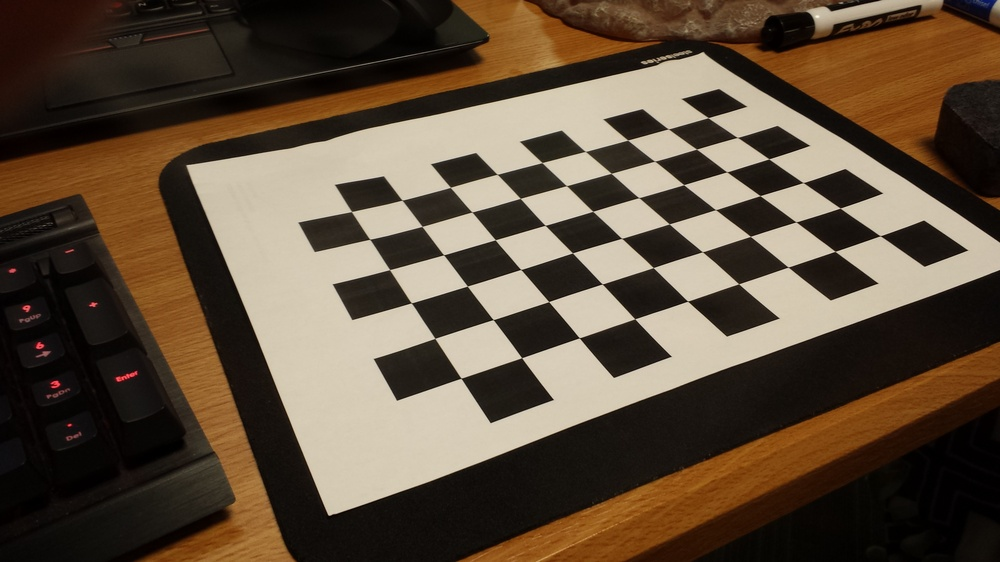
#> input picture calibration/20170226_010207.jpg, 1000 x 562 px, shrunk from 4128 x 2322 before the run; its folder holds only this picture in this run
$ python cam_cal.py
#> lines starting #> are read from the running program, lines starting #| are printed output that depends on the picture; after the words box and inside, x2 and y2 are one past the last pixel; in counts of white or black regions, pixels touching at a corner belong together; long printed decimals are rounded
import numpy as np
import cv2
import glob

# termination criteria
criteria = (cv2.TERM_CRITERIA_EPS + cv2.TERM_CRITERIA_MAX_ITER, 30, 0.001)

# prepare object points, like (0,0,0), (1,0,0), (2,0,0) ....,(6,5,0)
objp = np.zeros((6*9,3), np.float32)
objp[:,:2] = np.mgrid[0:9,0:6].T.reshape(-1,2)

# Arrays to store object points and image points from all the images.
objpoints = [] # 3d point in real world space
imgpoints = [] # 2d points in image plane.

images = glob.glob('*.jpg')

for fname in images:
    img = cv2.imread(fname)
#> img is the input picture: shape (562, 1000, 3); mean B, G, R 59.6, 77, 93.2
    gray = cv2.cvtColor(img,cv2.COLOR_BGR2GRAY)
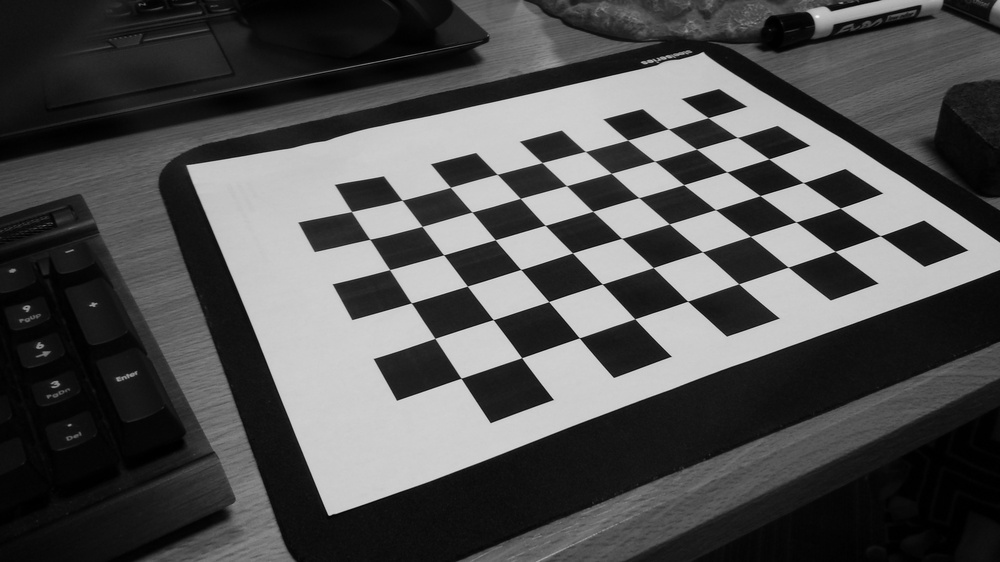
#> gray: shape (562, 1000); min 0, max 249, mean 79.9
    cv2.waitKey(0)
    cv2.destroyAllWindows()

    # Find the chess board corners
    ret, corners = cv2.findChessboardCorners(gray, (9,6),None)
#> ret = True; corners = 54 rows, first 8: [880.2, 235.7], [835.1, 251.4], [788.1, 267.2], [738.6, 283.7], [687.6, 301.1], [634.7, 318.7], [579.3, 337.8], [521.6, 357.6]

    # If found, add object points, image points (after refining them)
    if ret == True:
        objpoints.append(objp)

        cv2.cornerSubPix(gray,corners,(11,11),(-1,-1),criteria)
        imgpoints.append(corners)

        # Draw and display the corners
        cv2.drawChessboardCorners(img, (9,6), corners,ret)
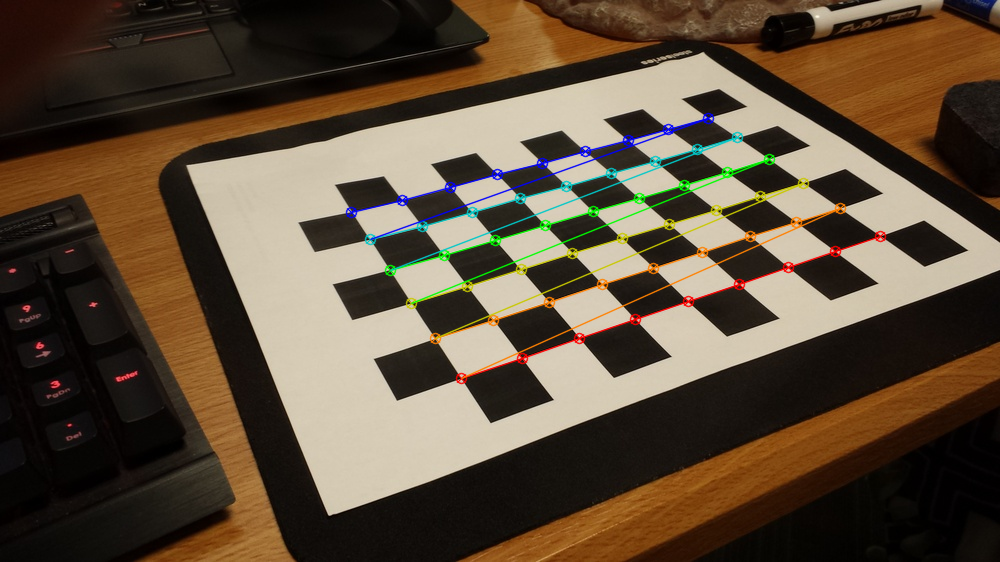
#> img: shape (562, 1000, 3); 2.92% of pixels changed, all inside (x1, y1, x2, y2) = (345, 112, 887, 385)
        #cv2.imshow('img',img)
        print("worked " + fname)
        cv2.waitKey(0)

cv2.destroyAllWindows()

ret, mtx, dist, rvecs, tvecs = cv2.calibrateCamera(objpoints, imgpoints, gray.shape[::-1],None,None)
#> ret = 0.408; mtx = [[906.1, 0, 498.1], [0, 913.9, 302.8], [0, 0, 1]]; dist = [[0.144, 0.123, -0.00162, -0.00327, -2.31]]; rvecs = ([-0.249, 1.19, 2.44],); tvecs = ([6.66, -1.16, 15.99],)

img = cv2.imread(glob.glob('*.jpg')[0])
h,  w = img.shape[:2]
#> h = 562; w = 1000
newcameramtx, roi=cv2.getOptimalNewCameraMatrix(mtx,dist,(w,h),1,(w,h))
#> newcameramtx = [[659.7, 0, 531.5], [0, 748.9, 248.8], [0, 0, 1]]; roi = (169, 6, 727, 451)

print(str(newcameramtx) + " mothafucka")
#| [[659.689   0.         531.488]
#|  [  0.         748.938 248.781]
#|  [  0.           0.           1.        ]] mothafucka

$ run again, on calibration/20170226_010224.jpg
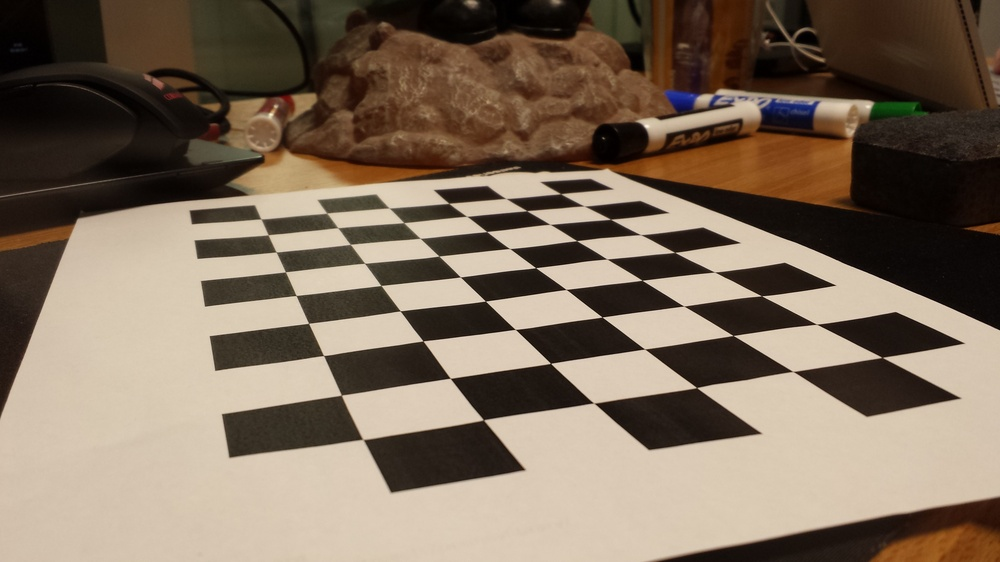
#> input picture calibration/20170226_010224.jpg, 1000 x 562 px, shrunk from 4128 x 2322 before the run
#> img is the input picture: shape (562, 1000, 3); mean B, G, R 92.5, 109.6, 126.1
#> `gray = cv2.cvtColor(img,cv2.COLOR_BGR2GRAY)`:
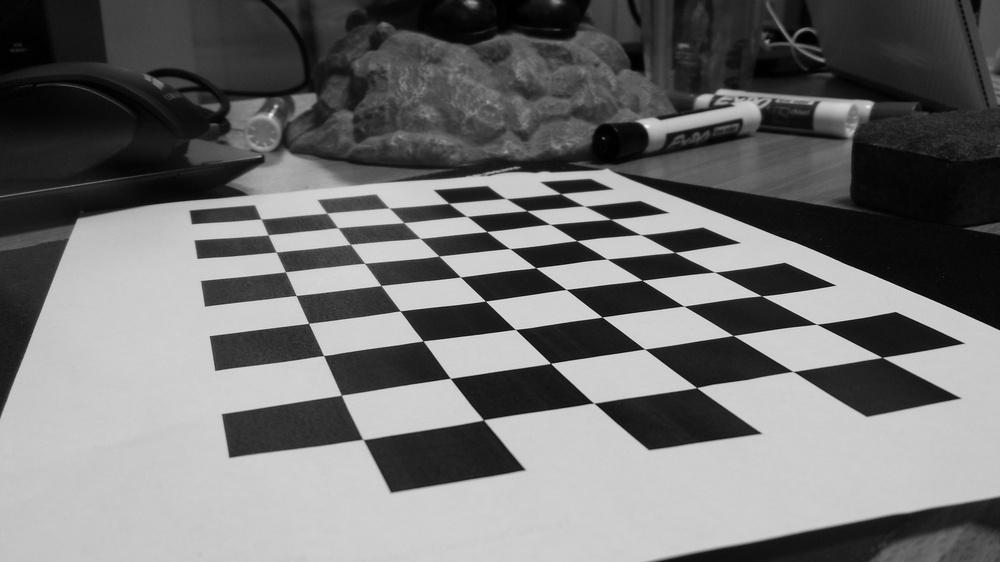
#> gray: shape (562, 1000); min 0, max 244, mean 112.6
#> `ret, corners = cv2.findChessboardCorners(gray, (9,6),None)`: ret = True; corners = 54 rows, first 8: [560.6, 193.6], [584, 206], [610.4, 219.3], [640.4, 234.6], [674.7, 252.4], [714.5, 272], [761.6, 295.7], [816.5, 324.2]
#> `cv2.drawChessboardCorners(img, (9,6), corners,ret)`:
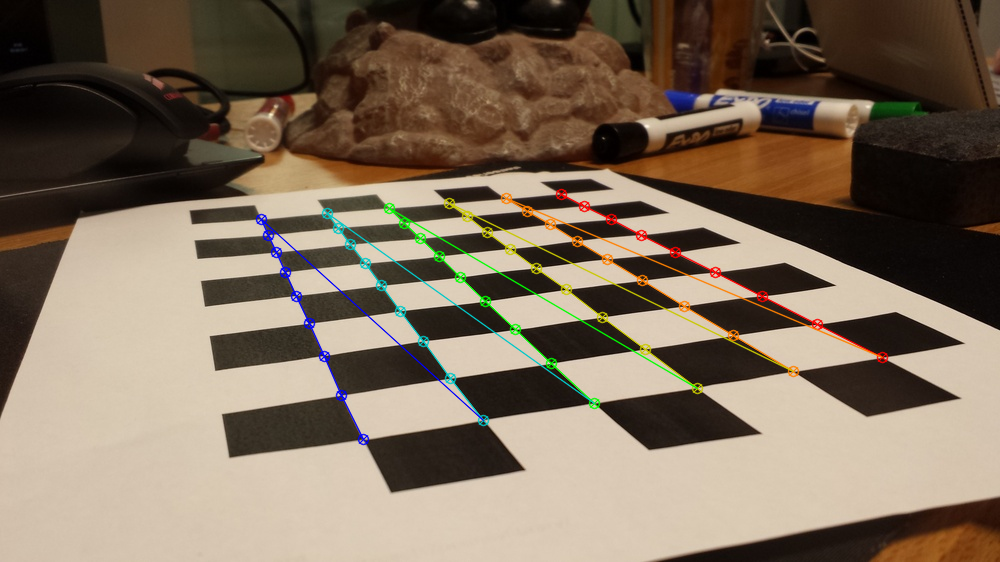
#> img: shape (562, 1000, 3); 2.4% of pixels changed, all inside (x1, y1, x2, y2) = (255, 188, 889, 446)
#> `ret, mtx, dist, rvecs, tvecs = cv2.calibrateCamera(objpoints, imgpoint..`: ret = 0.723; mtx = [[983.6, 0, 506.1], [0, 1801.4, 294.5], [0, 0, 1]]; dist = [[0.149, 0.0795, 0.00195, -0.00213, -3.41]]; rvecs = ([-1.2, 0.859, 1.01],); tvecs = ([0.941, -0.949, 16.93],)
#> newcameramtx = [[929.4, 0, 509], [0, 1700.9, 297.6], [0, 0, 1]]; roi = (20, 23, 964, 523)
#| [[9.29366152e+02 0.00000000e+00 5.08995027e+02]
#|  [0.00000000e+00 1.70093709e+03 2.97551505e+02]
#|  [0.00000000e+00 0.00000000e+00 1.00000000e+00]] mothafucka

$ run again, on calibration/20170226_010228.jpg
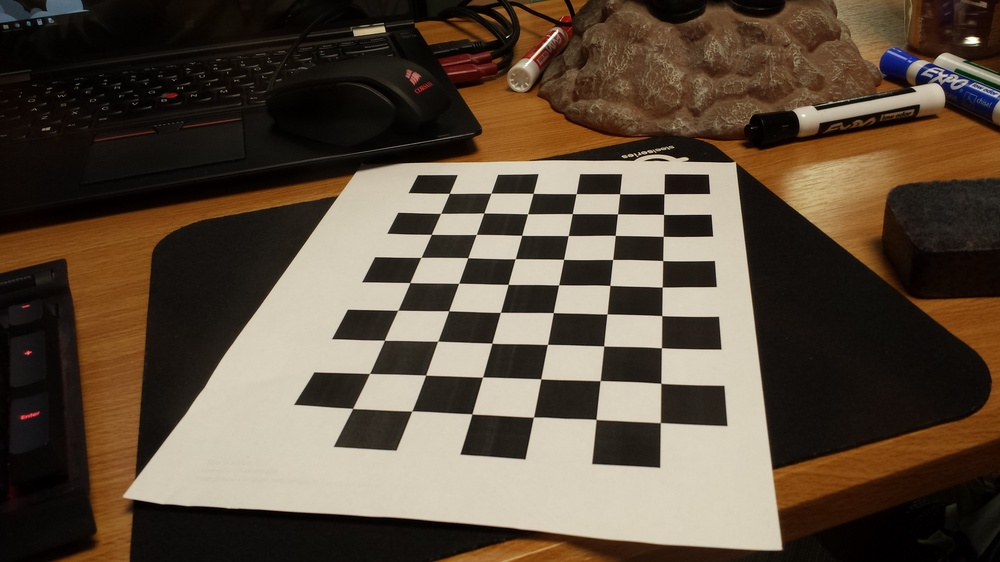
#> input picture calibration/20170226_010228.jpg, 1000 x 562 px, shrunk from 4128 x 2322 before the run
#> img is the input picture: shape (562, 1000, 3); mean B, G, R 61.5, 76.8, 91.2
#> `gray = cv2.cvtColor(img,cv2.COLOR_BGR2GRAY)`:
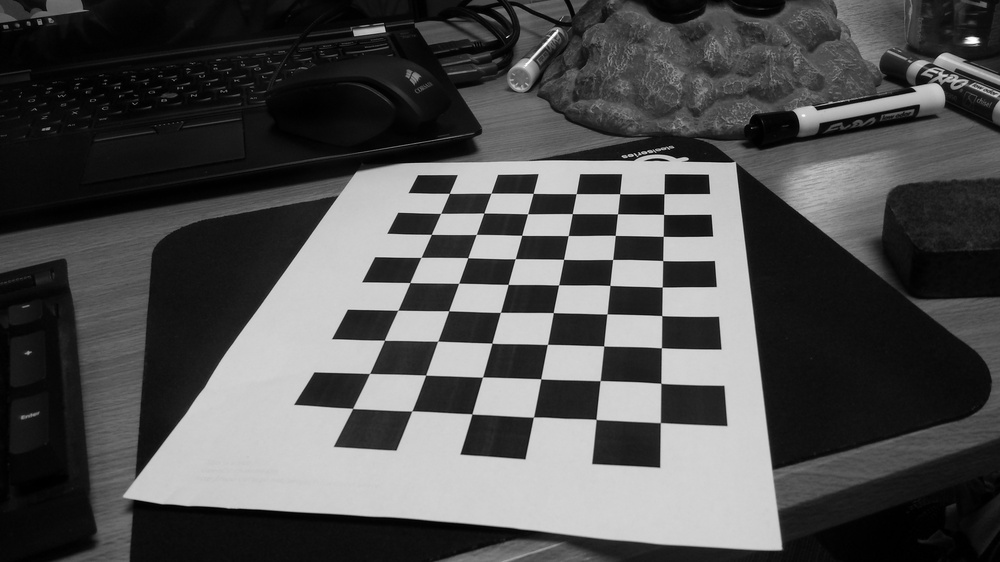
#> gray: shape (562, 1000); min 0, max 254, mean 79.4
#> `ret, corners = cv2.findChessboardCorners(gray, (9,6),None)`: ret = True; corners = 54 rows, first 8: [664, 193.7], [663.5, 214.4], [663.3, 236.3], [662.7, 260.6], [662.2, 287], [661.7, 315.6], [661.4, 347.7], [660.8, 383.3]
#> `cv2.drawChessboardCorners(img, (9,6), corners,ret)`:
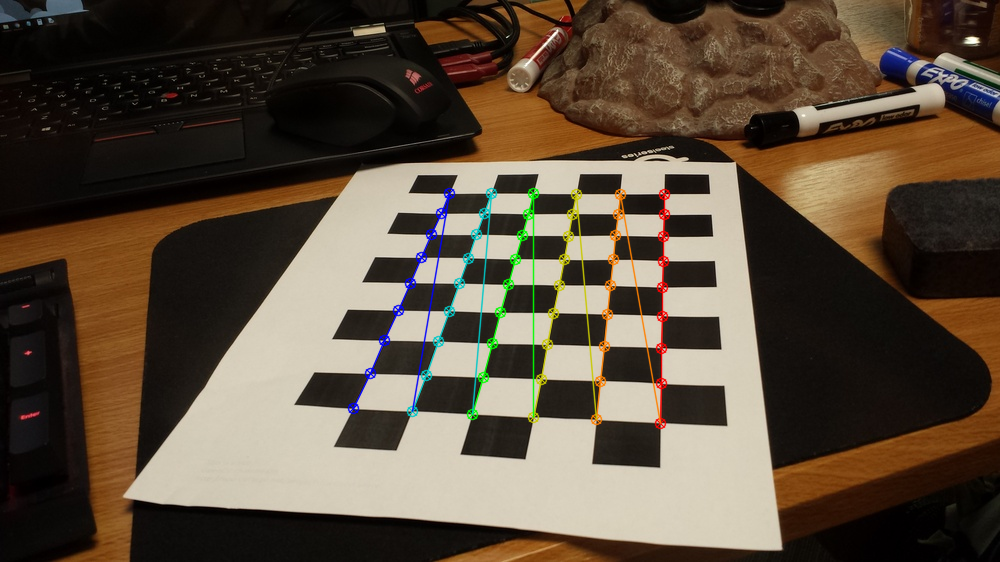
#> img: shape (562, 1000, 3); 2.1% of pixels changed, all inside (x1, y1, x2, y2) = (347, 187, 671, 430)
#> `ret, mtx, dist, rvecs, tvecs = cv2.calibrateCamera(objpoints, imgpoint..`: ret = 0.351; mtx = [[997.6, 0, 441], [0, 1106, 257.4], [0, 0, 1]]; dist = [[-0.26, 4.44, 0.00393, -0.017, -17.01]]; rvecs = ([-0.711, 1.02, 1.52],); tvecs = ([5.07, -1.31, 22.32],)
#> newcameramtx = [[929.8, 0, 479], [0, 1015.6, 280.2], [0, 0, 1]]; roi = (75, 46, 924, 509)
#| [[9.29768060e+02 0.00000000e+00 4.78969706e+02]
#|  [0.00000000e+00 1.01556405e+03 2.80246386e+02]
#|  [0.00000000e+00 0.00000000e+00 1.00000000e+00]] mothafucka

$ run again, on calibration/calib1.jpg
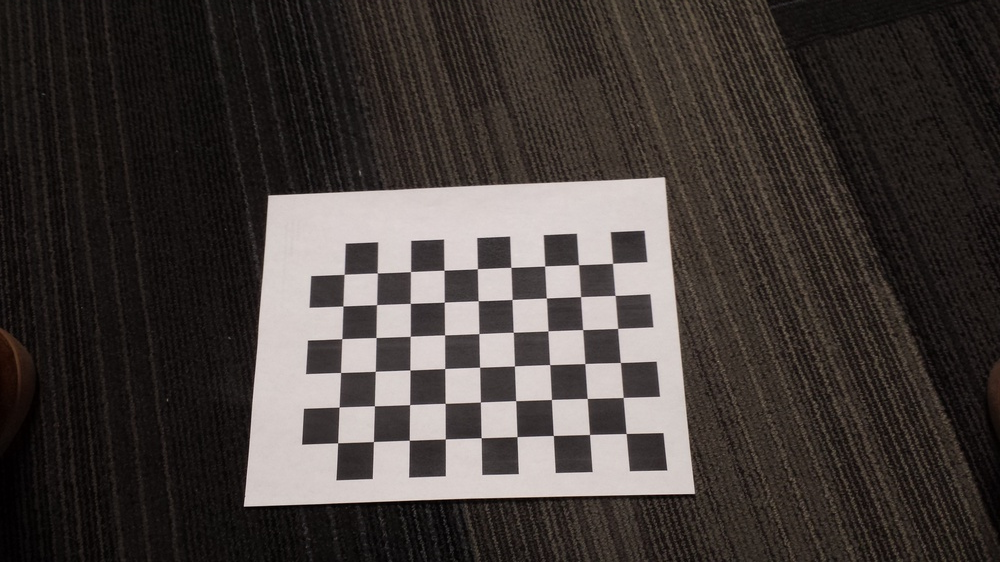
#> input picture calibration/calib1.jpg, 1000 x 562 px, shrunk from 4128 x 2322 before the run
#> img is the input picture: shape (562, 1000, 3); mean B, G, R 57.6, 60.6, 67.2
#> `ret, corners = cv2.findChessboardCorners(gray, (9,6),None)`: ret = True; corners = 54 rows, first 8: [626.2, 433.5], [589.5, 434.5], [553.4, 435.5], [517, 436.6], [481.2, 437.7], [445.3, 439], [409.3, 440.3], [373.4, 441.6]
#> `cv2.drawChessboardCorners(img, (9,6), corners,ret)`:
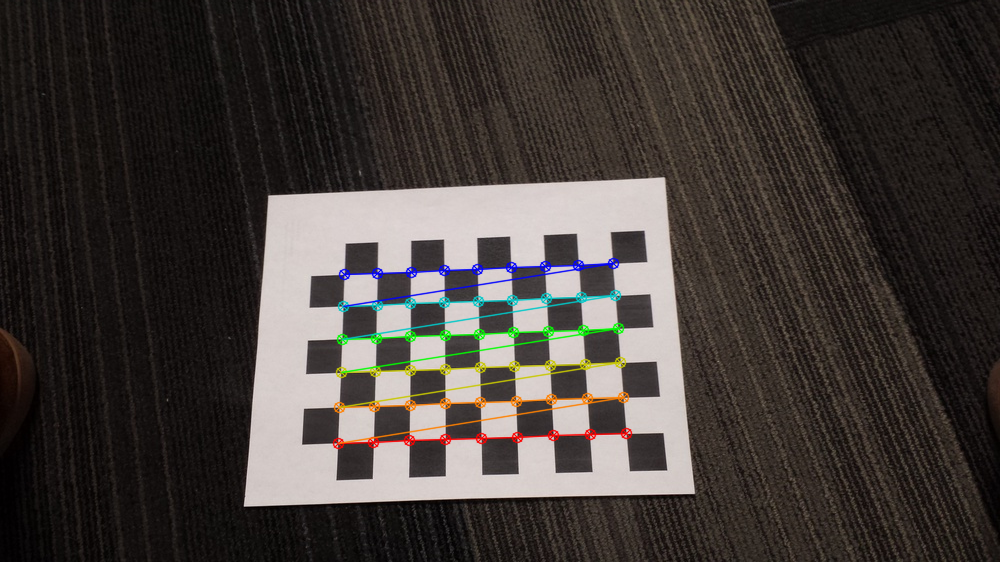
#> img: shape (562, 1000, 3); 2.35% of pixels changed, all inside (x1, y1, x2, y2) = (332, 257, 633, 450)
#> `ret, mtx, dist, rvecs, tvecs = cv2.calibrateCamera(objpoints, imgpoint..`: ret = 0.116; mtx = [[879.4, 0, 471.8], [0, 886.9, 290.4], [0, 0, 1]]; dist = [[-0.0495, 4.83, 0.000593, -0.00606, -46.15]]; rvecs = ([0.0942, 0.542, 3.06],); tvecs = ([4.25, 3.9, 24.23],)
#> newcameramtx = [[879.4, 0, 471.8], [0, 839.8, 297.1], [0, 0, 1]]; roi = (0, 22, 999, 531)
#| [[879.359   0.         471.823]
#|  [  0.         839.847 297.135]
#|  [  0.           0.           1.        ]] mothafucka

$ run again, on calibration/20170226_010213.jpg
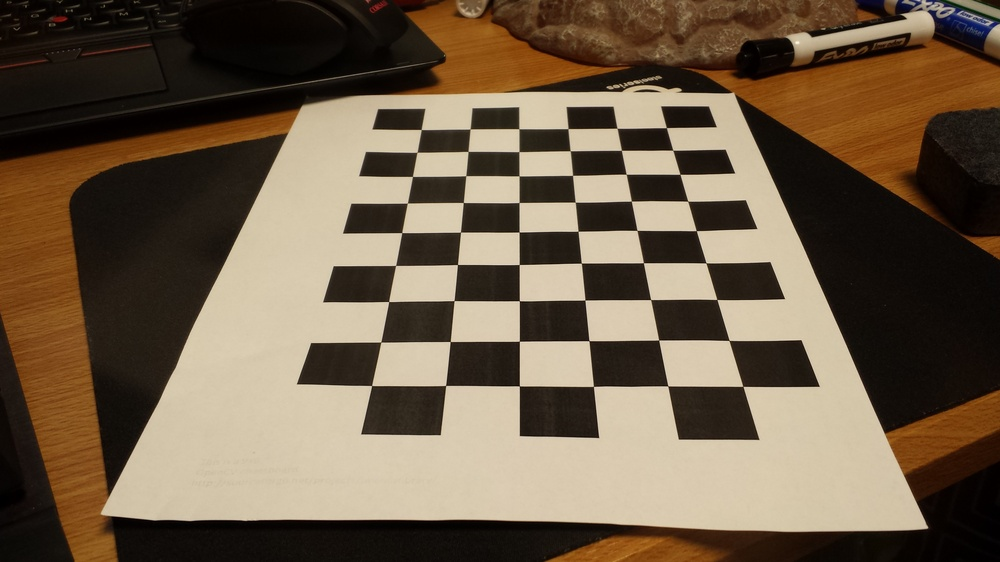
#> input picture calibration/20170226_010213.jpg, 1000 x 562 px, shrunk from 4128 x 2322 before the run
#> img is the input picture: shape (562, 1000, 3); mean B, G, R 72, 92.5, 109.7
#> `gray = cv2.cvtColor(img,cv2.COLOR_BGR2GRAY)`:
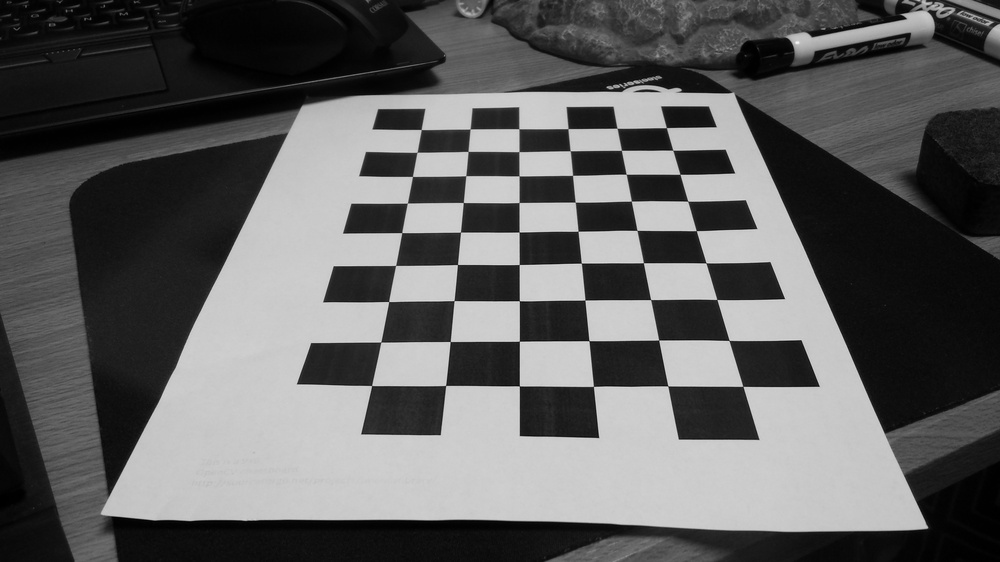
#> gray: shape (562, 1000); min 0, max 247, mean 95.3
#> `ret, corners = cv2.findChessboardCorners(gray, (9,6),None)`: ret = True; corners = 54 rows, first 8: [666.4, 127.6], [672.8, 150.3], [679.9, 174.3], [687.7, 201.2], [696.3, 230.6], [706, 262.8], [716.9, 299.4], [729, 340.4]
#> `cv2.drawChessboardCorners(img, (9,6), corners,ret)`:
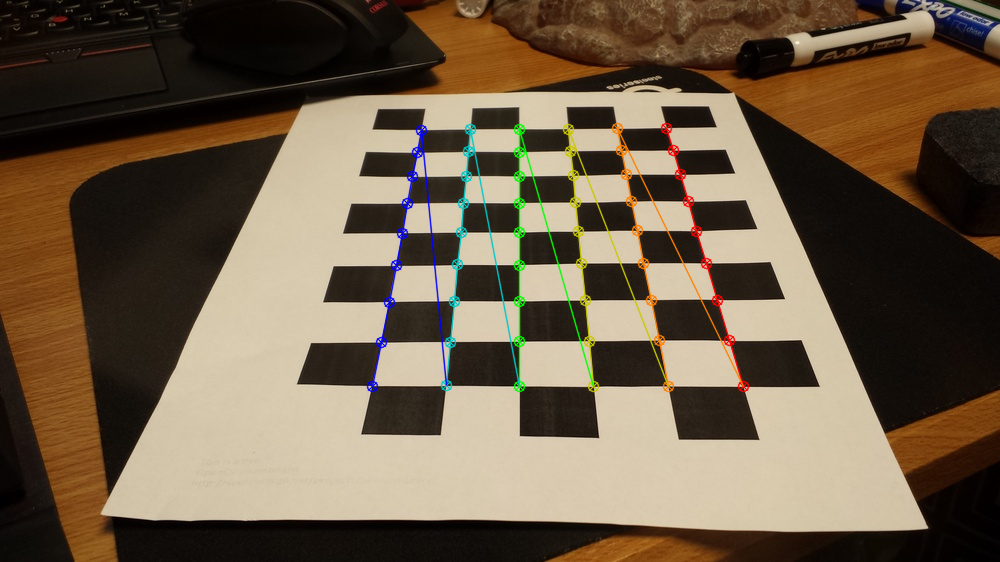
#> img: shape (562, 1000, 3); 2.3% of pixels changed, all inside (x1, y1, x2, y2) = (366, 122, 750, 393)
#> `ret, mtx, dist, rvecs, tvecs = cv2.calibrateCamera(objpoints, imgpoint..`: ret = 0.416; mtx = [[875.1, 0, 492], [0, 734.8, 259.3], [0, 0, 1]]; dist = [[-0.0614, 0.842, -0.00533, -0.00662, 0.627]]; rvecs = ([-0.645, 0.701, 1.47],); tvecs = ([3.55, -3.18, 17.77],)
#> newcameramtx = [[933.4, 0, 490], [0, 742.4, 258.9], [0, 0, 1]]; roi = (33, 27, 931, 499)
#| [[933.411   0.         489.991]
#|  [  0.         742.396 258.919]
#|  [  0.           0.           1.        ]] mothafucka
